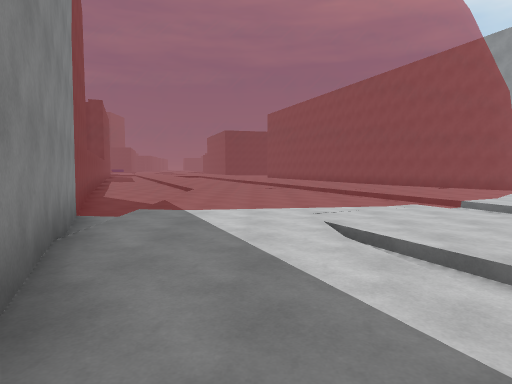
View 1 (above)

24 first-person views from a walk through a 3-D level made in the Unity game engine. The camera is 1.5 m above the floor, tilts 4° down and sees 75° across. The floor is counted in squares, 2 m on a side. Each view is taken from the middle of a square. On the plan, view 1 faces up. The plan holds only what a view shows up to about 11 squares ahead; the rest is blank. The place goes on beyond the plan. Surface patterns are stand-ins for the level's own textures.

View 2
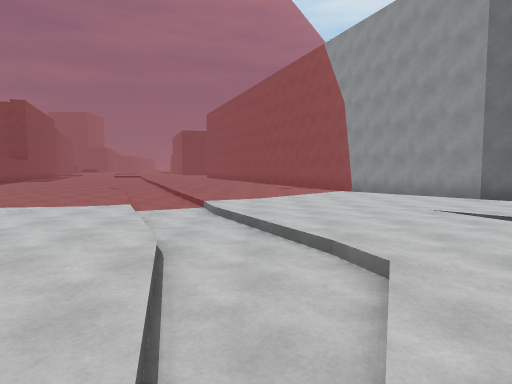

View 3
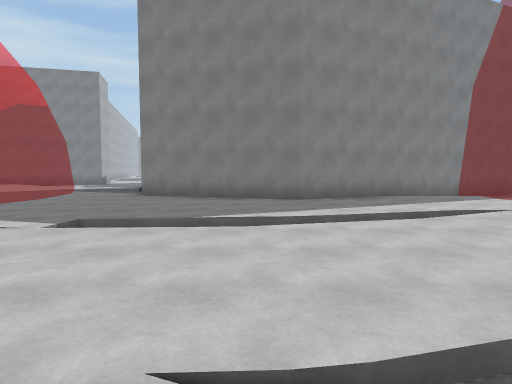

View 4
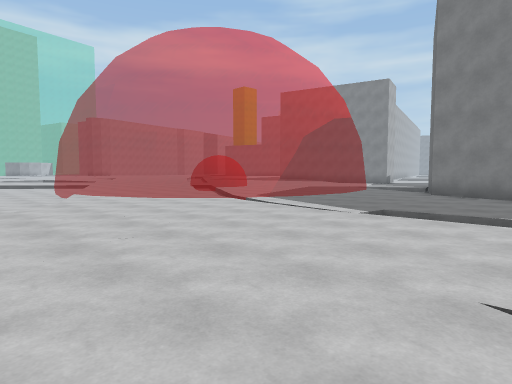

View 5
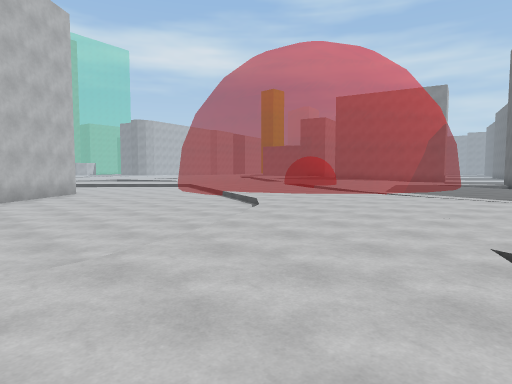

View 6
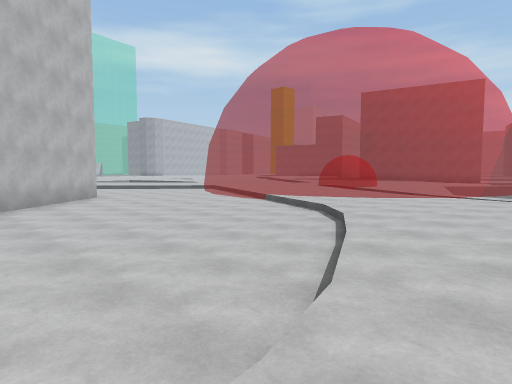

View 7
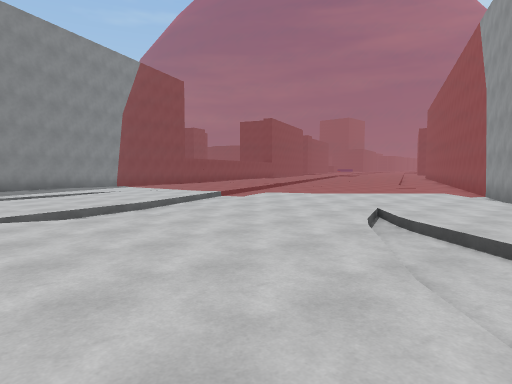

View 8
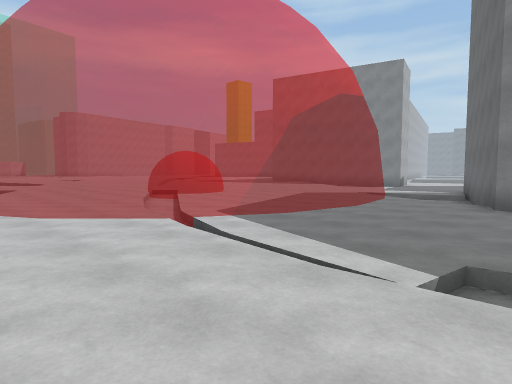

View 9
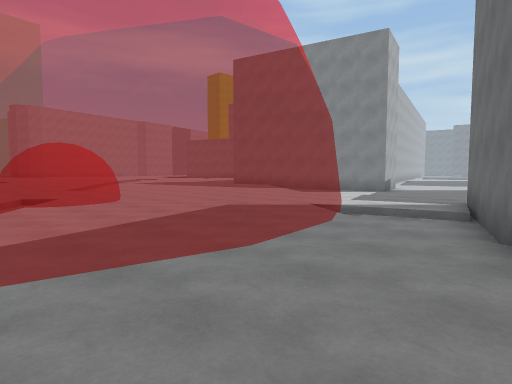

View 10
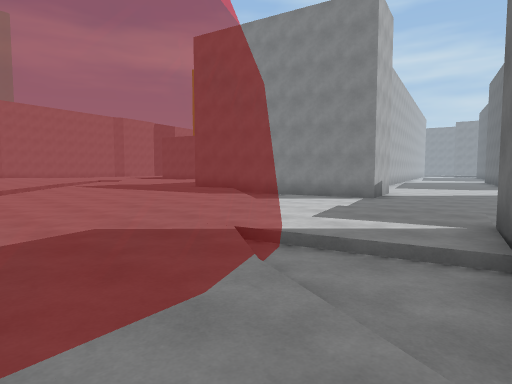

View 11
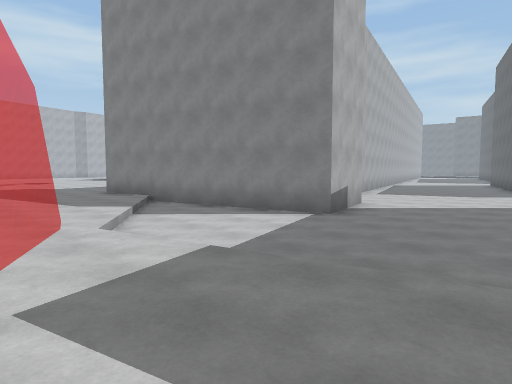

View 12
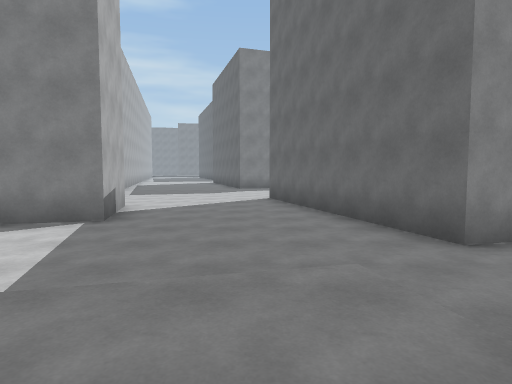

View 13
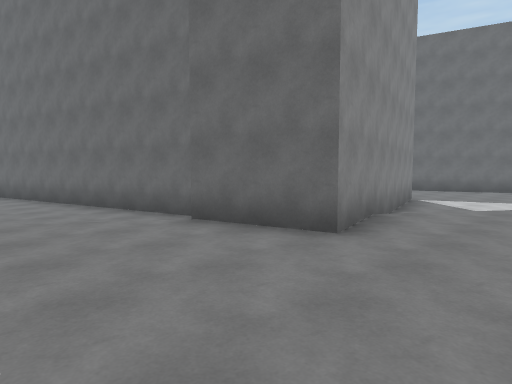

View 14
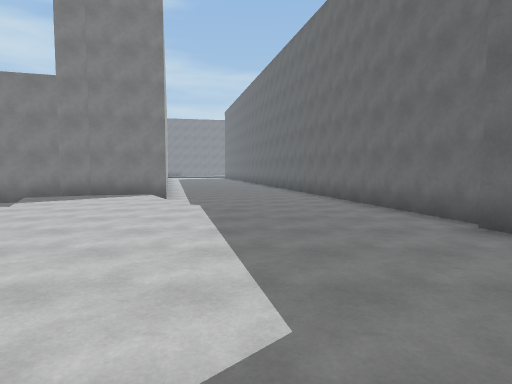

View 15
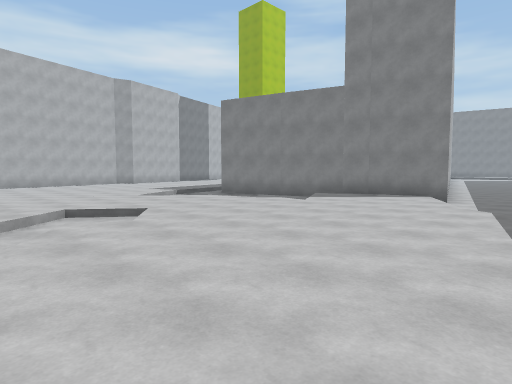

View 16
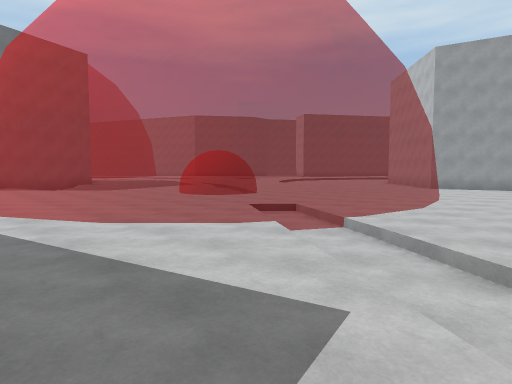

View 17
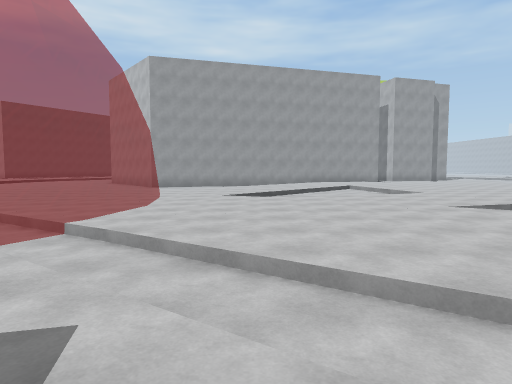

View 18
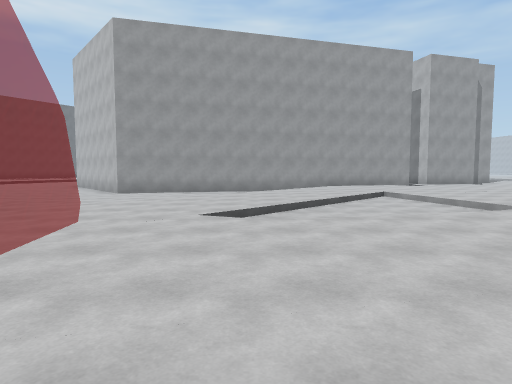

View 19
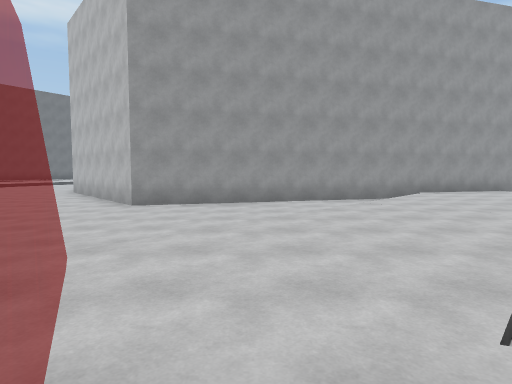

View 20
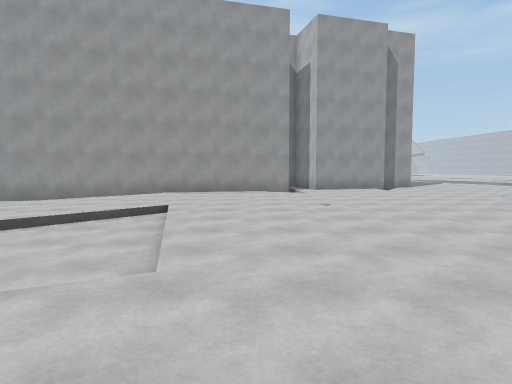

View 21
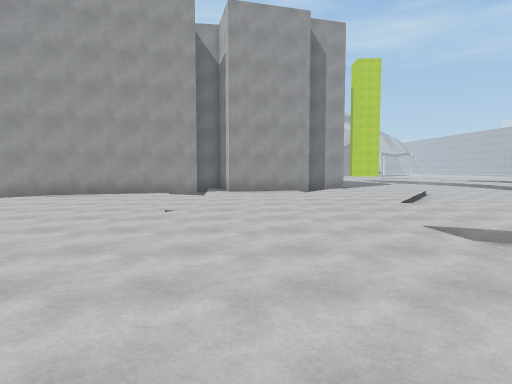

View 22
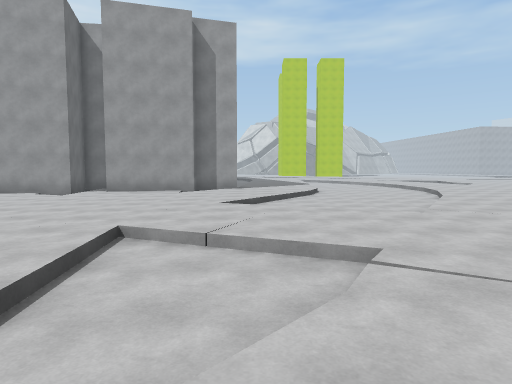

View 23
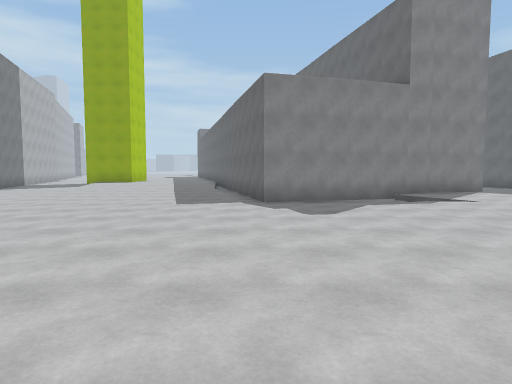

View 24
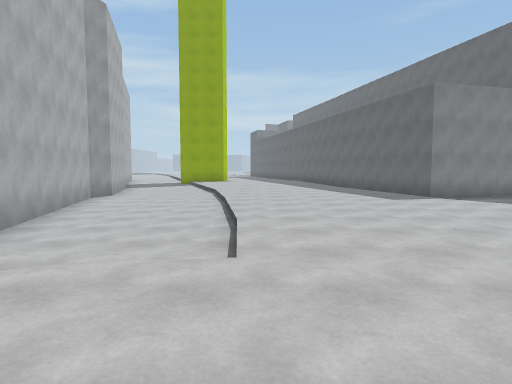

### Floor plan
Key: @ floor where view 1 was taken; # wall or solid block; . main floor; - floor 0.25 m lower than the main floor; / step, stairs or slope; = window, fence, low wall or low ledge.
Columns run from 20 left of view 1 to 12 right of it. Each row starts with its distance up from view 1.
 11                   ===========/ #
 10                =============../##
  9                ============..../#
  8                 ==========......#
  7                 ========-/......
  6                 #===..../-.../..
  5                 ##....../-/.../.
  4                  #.../.../-.../-/
  3                  ##..//../-/.../-
  2                   #.../...-/....-
  1                   #...-...-......
  0                   #.@./.../......
 -1                   #.../......
 -2                  ##...//.....///.
 -3          ##-   ###...../.........
 -4       ####---###-/...../.........
 -5     ###-----//.--.............///
 -6    ---------.../======......//---
 -7  -----------/..=========.../-----
 -8  -----------/.===========./------
 -9   ----###----============.------
-10    ---  #---/============/------
-11         ##-/.=============------
-12          #-/.=========== =------
-13          #/..=========== ------#
-14          #...============----###
-15     ######....===========----#
-16 #####---##.....=========-----#
-17 #------/........=======./----#
-18  ------/.......//......../---##
-19  -----/......./-........../---#
-20  ----/........-/.....//..../--#
-21  ---/........//....../-/..../-#
-22   #/......../ ......./---/.../##
-23   #......../-  .......----/.../#
-24   #/./....//     ...../----/...#
-25   ##/-.../-/       /..///......##
-26    #--/.../.        ............#
-27    #---/....         ..........-#
-28    ##---/....         ..........#
-29   ###-/.......       ...........#
-30   //.........         ...........
-31   ..........           ../.......
-32   ...........         ---/.......
-33   ............       ./--././//..
-34   ........//...       ../...---/.
-35   .///------..         /.../-----
-36   ----------/           .../-----
-37   ----------              ..//---
-38    -----##                 .../--

Positions as (right, up) in squares from view 1, and headings:
1: (0, 0), facing up
2: (6, 0), facing up
3: (7, 0), facing left
4: (8, 0), facing down-left
5: (12, -2), facing down-left
6: (12, -4), facing down-left
7: (12, 0), facing up-left
8: (5, -2), facing down-left
9: (1, -3), facing down-left
10: (-2, -4), facing down-left
11: (-6, -5), facing down-left
12: (-6, -6), facing left
13: (-8, -19), facing up-left
14: (-8, -19), facing left
15: (-8, -19), facing down-left
16: (-8, -20), facing up-right
17: (-8, -20), facing right
18: (-4, -20), facing right
19: (0, -18), facing right
20: (0, -26), facing right
21: (1, -29), facing right
22: (1, -33), facing right
23: (-7, -29), facing left
24: (-6, -34), facing left
